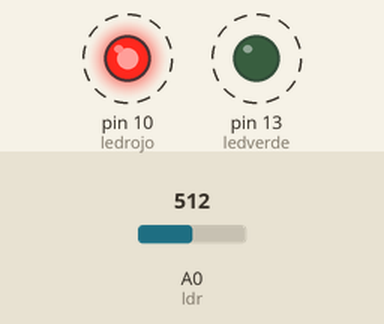
Recording of a sketch running on a simulated Arduino Uno, built with avr-gcc and run on an emulated ATmega328P. Parts: output pins drawn as LEDs (lit = HIGH). Dashed ring = blinking. Inputs (shaded band) come from the test bench; at power-on: A0 (ldr) = 512.

Above: at 1.8 s.
1.9 s: A0 (ldr) set to 411
5.4 s: A0 (ldr) set to 384
At 6.6 s:
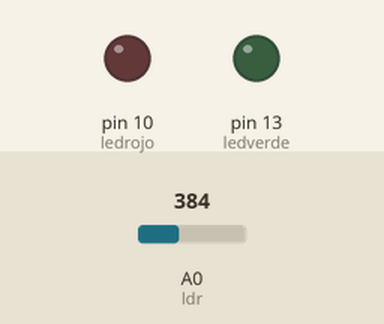
7.5 s: A0 (ldr) set to 410
At 7.9 s:
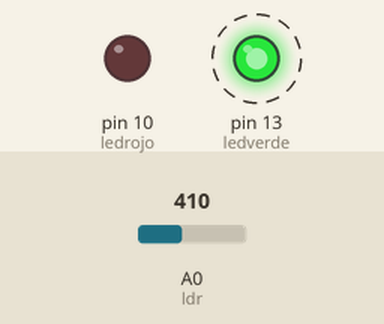
11.5 s: A0 (ldr) set to 390
At 12.0 s:
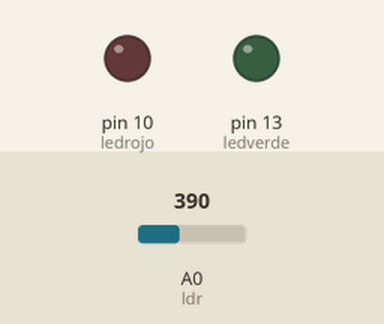
Timing chart, 0 to 14.0 s (numbered marks = the images above; inputs shaded):
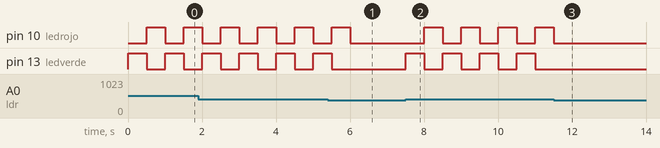

Measured:
- the behaviour switches between 401 and 400 on A0 (ldr) (found by bisection; images 0 and 1)
- after the input at 5.4 s, pin 10 (ledrojo): goes on until 6.0 s, then stays LOW; pin 13 (ledverde): goes on until 5.5 s, then stays LOW
- after the input at 7.5 s, pin 10 (ledrojo): alternates HIGH for 0.50 s and LOW for 0.50 s, starting after 0.50 s; pin 13 (ledverde): alternates HIGH for 0.50 s and LOW for 0.50 s, starting at once
- after the input at 11.5 s, pin 10 (ledrojo): goes on until 11.5 s, then stays LOW; pin 13 (ledverde): stops changing and stays LOW
- by itself, pin 10 (ledrojo), pin 13 (ledverde): alternates HIGH for 0.50 s and LOW for 0.50 s

The sketch:

003_LDR.ino
```cpp
/**********************************************************************************
**                                                                               **
**                               Samuel Call Ramos                               **
**                                  22/11/2024                                   **
**              Cuando el LDR no reciba luz, los leds harán el intermitente.     **
**                Poner un Serial Print para ver el valor del LDR.               **
**                                                                               **
**********************************************************************************/

//********** Includes *************************************************************

//********** Variables ************************************************************
const int ldr=A0;
int valor_ldr;
const int ledrojo = 10;
const int ledverde = 13;

//********** Setup ****************************************************************
void setup()
{
  pinMode(ldr,INPUT);
  pinMode(ledverde, OUTPUT);
  pinMode(ledrojo, OUTPUT);
}

//********** Loop *****************************************************************
void loop()
{

  valor_ldr=analogRead(ldr);
  Serial.println(valor_ldr);
  if(valor_ldr>400)
    {
      digitalWrite(ledverde,HIGH);
      digitalWrite(ledrojo,LOW);
      delay(500);
      digitalWrite(ledverde,LOW);
      digitalWrite(ledrojo,HIGH);
      delay(500);
    }
    else
    {
       digitalWrite(ledverde,LOW);
       digitalWrite(ledrojo,LOW);
    }
}

//********** Funcions *************************************************************
```
